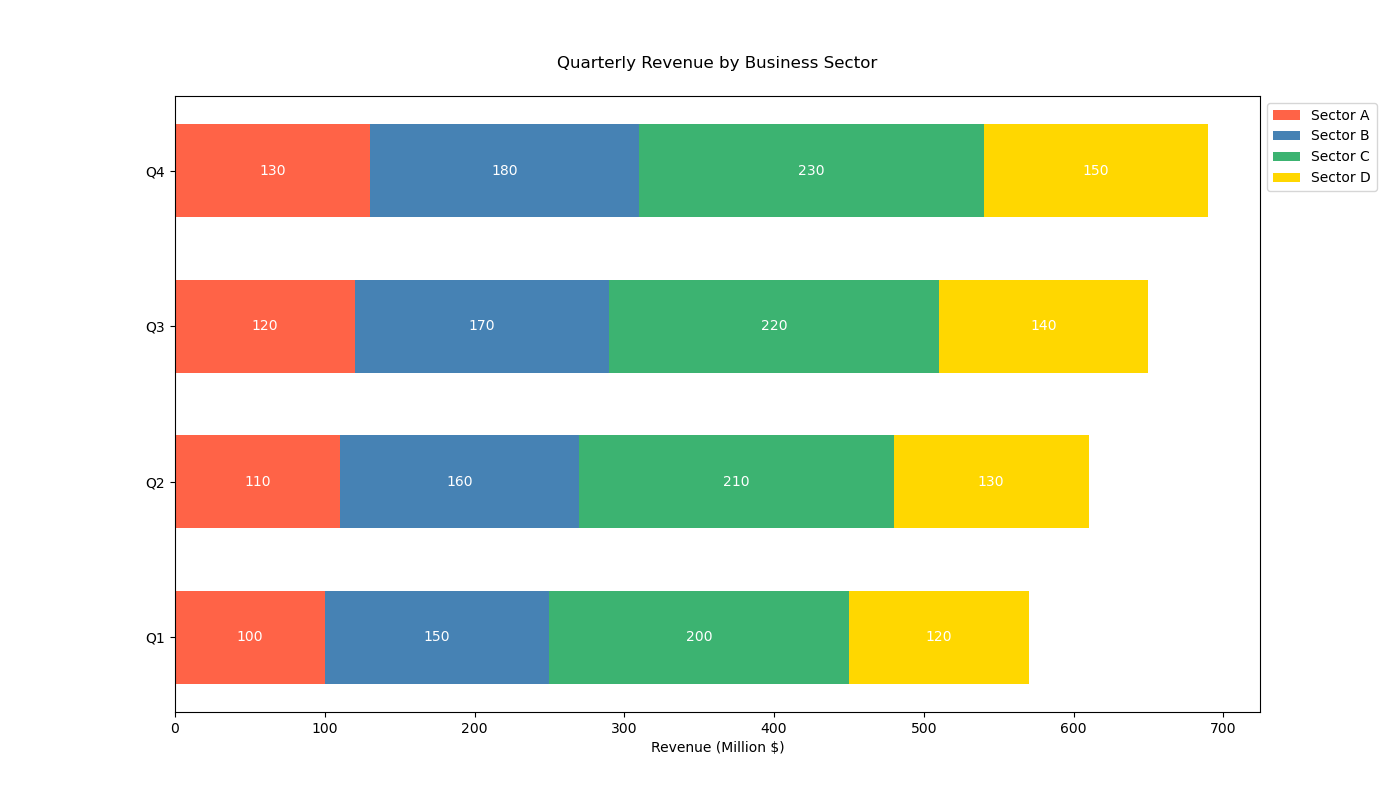

The Python source for this figure:

import matplotlib.pyplot as plt
import numpy as np

# Data
quarters = ['Q1', 'Q2', 'Q3', 'Q4']
sector_a = [100, 110, 120, 130]
sector_b = [150, 160, 170, 180]
sector_c = [200, 210, 220, 230]
sector_d = [120, 130, 140, 150]

x = np.arange(len(quarters))  # the label locations
height = 0.6  # the height of the bars

fig, ax = plt.subplots(figsize=(14, 8))  # Changing width and height of the chart

# Stacked horizontal bar chart
ax.barh(x, sector_a, height, label='Sector A', color='#FF6347')
ax.barh(x, sector_b, height, left=sector_a, label='Sector B', color='#4682B4')
ax.barh(x, sector_c, height, left=np.add(sector_a, sector_b), label='Sector C', color='#3CB371')
ax.barh(x, sector_d, height, left=np.add(np.add(sector_a, sector_b), sector_c), label='Sector D', color='#FFD700')

# Add some text for labels and custom x-axis tick labels
ax.set_xlabel('Revenue (Million $)')
ax.set_title('Quarterly Revenue by Business Sector', pad=20)
ax.set_yticks(x)
ax.set_yticklabels(quarters)
ax.legend(loc='upper left', bbox_to_anchor=(1, 1))

# Adding numerical labels to each bar
for i in range(len(quarters)):
    ax.text(sector_a[i] / 2, i, str(sector_a[i]), va='center', ha='center', color='white')
    ax.text(sector_a[i] + sector_b[i] / 2, i, str(sector_b[i]), va='center', ha='center', color='white')
    ax.text(sector_a[i] + sector_b[i] + sector_c[i] / 2, i, str(sector_c[i]), va='center', ha='center', color='white')
    ax.text(sector_a[i] + sector_b[i] + sector_c[i] + sector_d[i] / 2, i, str(sector_d[i]), va='center', ha='center', color='white')

plt.show()
